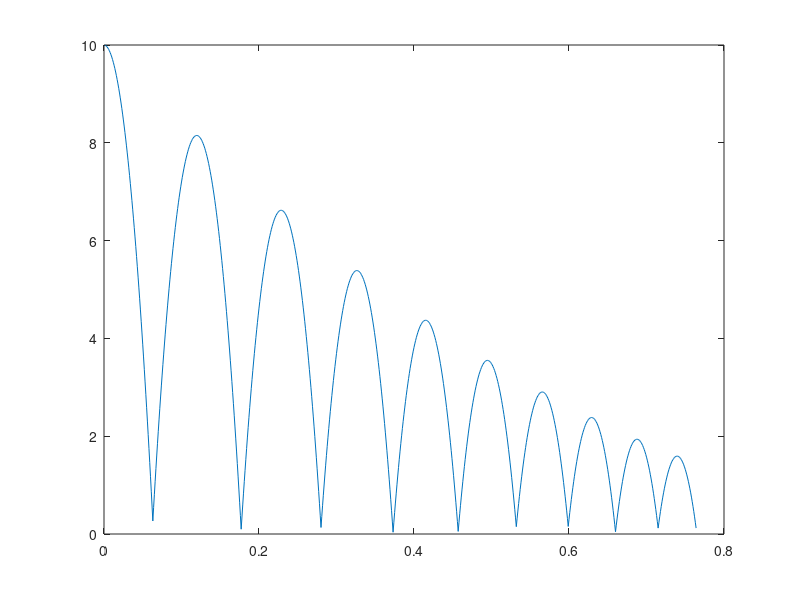

This chart was generated by the following MATLAB code:
h=10
g =-9.81
dt = 0.001
v = 0.0
t= 0
store_t =[]
store_h = []
count_to_one = 0
for i = 1:10
    while (h+(v+(g*dt*0.5))*0.5)>0
        h = h+(v+(g*dt*0.5))*0.5;
        v = v + (g*dt);
        t = t+dt;
        store_t=[store_t t];
        store_h = [store_h h];
        count_to_one = count_to_one +1
        plot(store_t,store_h)
        pause(0.001)
    end
    v = -v*0.9
end